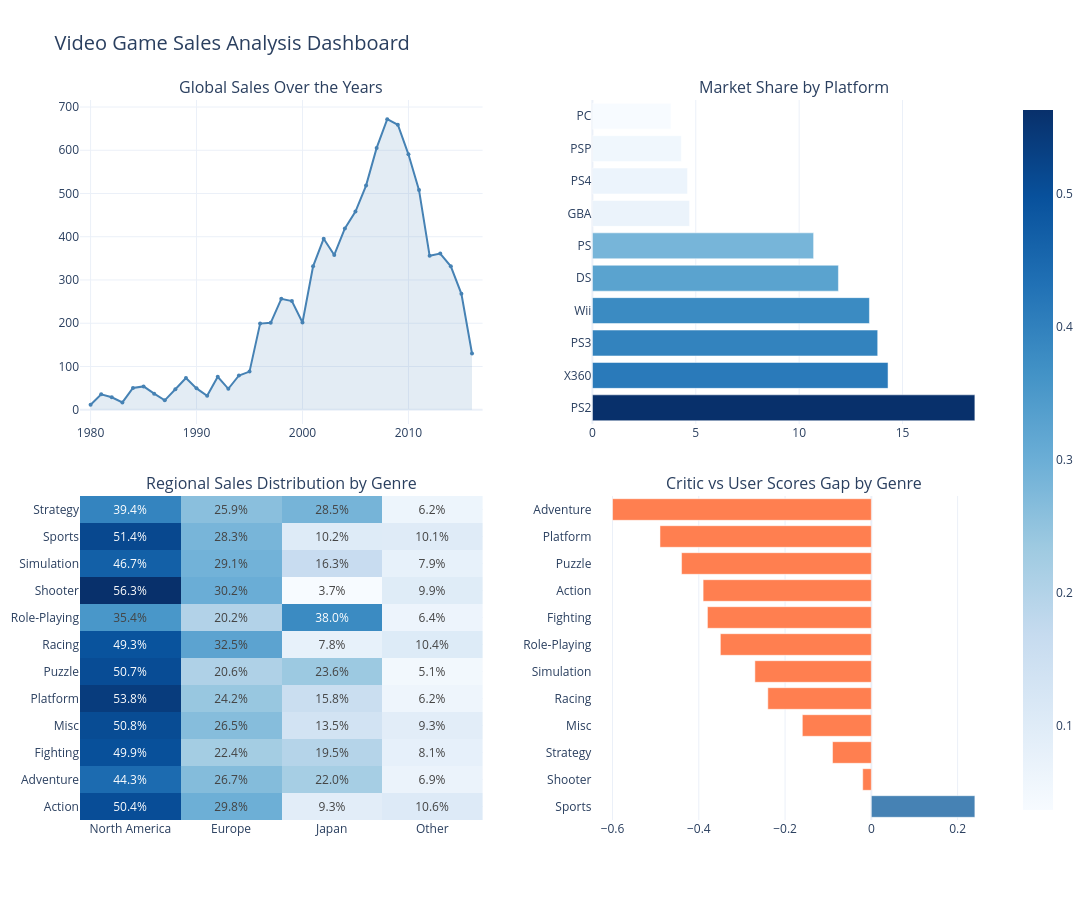

Here is the notebook cell this chart was saved with:
### Code cell
#dashboard 

from plotly.subplots import make_subplots

dashboard = make_subplots(rows=2, cols=2, subplot_titles=(
    "Global Sales Over the Years",
    "Market Share by Platform",
    "Regional Sales Distribution by Genre",
    "Critic vs User Scores Gap by Genre"
),
    horizontal_spacing=0.12,
    vertical_spacing=0.10
)
#plot1
dashboard.add_trace(go.Scatter(
    x=sales_by_year['Year_of_Release'],
    y=sales_by_year['Global_Sales'],
    mode='none',
    fill='tozeroy',
    fillcolor='rgba(70,130,180,0.15)',
    showlegend=False,
    hoverinfo='skip'
), row=1, col=1)

dashboard.add_trace(go.Scatter(
    x=sales_by_year['Year_of_Release'],
    y=sales_by_year['Global_Sales'],
    mode='lines+markers',
    line=dict(color='steelblue', width=2),
    marker=dict(size=4),
    showlegend=False,
    hovertemplate='<b>Año:</b> %{x}<br><b>Ventas:</b> $%{y:.1f}M<extra></extra>'
), row=1, col=1)

#plot2

dashboard.add_trace(go.Bar(
    x=platform_sales['Market_Share'],
    y=platform_sales['Platform'],
    orientation='h',
    marker=dict(color=platform_sales['Market_Share'], colorscale='Blues'),
    hovertemplate='<b>%{y}</b><br>Market Share: %{x:.1f}%<extra></extra>'
), row=1, col=2)

#plot3
dashboard.add_trace(go.Heatmap(
    z=heatmap_normalized.values,
    x=heatmap_normalized.columns.tolist(),
    y=heatmap_normalized.index.tolist(),
    colorscale='Blues',
    text=[[f'{v:.1%}' for v in row] for row in heatmap_normalized.values],
    texttemplate='%{text}',
    hovertemplate='<b>Genre:</b> %{y}<br><b>Region:</b> %{x}<br><b>Sales Share:</b> %{z:.1%}<extra></extra>'
), row=2, col=1)

#plot4
dashboard.add_trace(go.Bar(
    x=genre_scores['Score_Gap'],
    y=genre_scores['Genre'],
    orientation='h',
    marker=dict(
        color=['steelblue' if g > 0 else 'coral' for g in genre_scores['Score_Gap']],
        colorscale='RdBu',
        reversescale=True
    ),
    hovertemplate='<b>Genre:</b> %{y}<br><b>Score Gap:</b> %{x:+.2f}<extra></extra>'
), row=2, col=2)

#layout
dashboard.update_layout(
    title='Video Game Sales Analysis Dashboard',
    title_font_size=20,
    showlegend=False,
    height=900,
    width=1200,
    template='plotly_white',
    shapes=[dict(
        type='line', x0=0, x1=0, y0=-0.5, y1=len(genre_scores) - 0.5,
        line=dict(color='black', width=1)
    )],
    
)
dashboard.update_xaxes(range=[1979, 2017], row=1, col=1)
dashboard.show()

### Figure 1 — Plotly figure (JSON) as saved in the notebook; plotly's stock layout.template omitted (floating-point values rounded to 4 significant figures)
{"data": [{"fill": "tozeroy", "fillcolor": "rgba(70,130,180,0.15)", "hoverinfo": "skip", "mode": "none", "showlegend": false, "type": "scatter", "x": [1980, 1981, 1982, 1983, 1984, 1985, 1986, 1987, 1988, 1989, 1990, 1991, 1992, 1993, 1994, 1995, 1996, 1997, 1998, 1999, 2000, 2001, 2002, 2003, 2004, 2005, 2006, 2007, 2008, 2009, 2010, 2011, 2012, 2013, 2014, 2015, 2016], "xaxis": "x", "y": [11.38, 35.77, 28.86, 16.79, 50.36, 53.94, 37.07, 21.74, 47.22, 73.45, 49.39, 32.23, 76.17, 48.4, 79.18, 88.11, 199.2, 201.0, 256.4, 251.2, 201.6, 331.5, 395.5, 357.8, 419.1, 458.3, 518.2, 605.4, 671.8, 658.9, 590.6, 507.8, 355.8, 361.2, 331.5, 268.1, 130.1], "yaxis": "y"}, {"hovertemplate": "<b>Año:</b> %{x}<br><b>Ventas:</b> $%{y:.1f}M<extra></extra>", "line": {"color": "steelblue", "width": 2}, "marker": {"size": 4}, "mode": "lines+markers", "showlegend": false, "type": "scatter", "x": [1980, 1981, 1982, 1983, 1984, 1985, 1986, 1987, 1988, 1989, 1990, 1991, 1992, 1993, 1994, 1995, 1996, 1997, 1998, 1999, 2000, 2001, 2002, 2003, 2004, 2005, 2006, 2007, 2008, 2009, 2010, 2011, 2012, 2013, 2014, 2015, 2016], "xaxis": "x", "y": [11.38, 35.77, 28.86, 16.79, 50.36, 53.94, 37.07, 21.74, 47.22, 73.45, 49.39, 32.23, 76.17, 48.4, 79.18, 88.11, 199.2, 201.0, 256.4, 251.2, 201.6, 331.5, 395.5, 357.8, 419.1, 458.3, 518.2, 605.4, 671.8, 658.9, 590.6, 507.8, 355.8, 361.2, 331.5, 268.1, 130.1], "yaxis": "y"}, {"hovertemplate": "<b>%{y}</b><br>Market Share: %{x:.1f}%<extra></extra>", "marker": {"color": [18.5, 14.3, 13.8, 13.4, 11.9, 10.7, 4.7, 4.6, 4.3, 3.8], "colorscale": [[0, "rgb(247,251,255)"], [0.125, "rgb(222,235,247)"], [0.25, "rgb(198,219,239)"], [0.375, "rgb(158,202,225)"], [0.5, "rgb(107,174,214)"], [0.625, "rgb(66,146,198)"], [0.75, "rgb(33,113,181)"], [0.875, "rgb(8,81,156)"], [1, "rgb(8,48,107)"]]}, "orientation": "h", "type": "bar", "x": [18.5, 14.3, 13.8, 13.4, 11.9, 10.7, 4.7, 4.6, 4.3, 3.8], "xaxis": "x2", "y": ["PS2", "X360", "PS3", "Wii", "DS", "PS", "GBA", "PS4", "PSP", "PC"], "yaxis": "y2"}, {"colorscale": [[0, "rgb(247,251,255)"], [0.125, "rgb(222,235,247)"], [0.25, "rgb(198,219,239)"], [0.375, "rgb(158,202,225)"], [0.5, "rgb(107,174,214)"], [0.625, "rgb(66,146,198)"], [0.75, "rgb(33,113,181)"], [0.875, "rgb(8,81,156)"], [1, "rgb(8,48,107)"]], "hovertemplate": "<b>Genre:</b> %{y}<br><b>Region:</b> %{x}<br><b>Sales Share:</b> %{z:.1%}<extra></extra>", "text": [["50.4%", "29.8%", "9.3%", "10.6%"], ["44.3%", "26.7%", "22.0%", "6.9%"], ["49.9%", "22.4%", "19.5%", "8.1%"], ["50.8%", "26.5%", "13.5%", "9.3%"], ["53.8%", "24.2%", "15.8%", "6.2%"], ["50.7%", "20.6%", "23.6%", "5.1%"], ["49.3%", "32.5%", "7.8%", "10.4%"], ["35.4%", "20.2%", "38.0%", "6.4%"], ["56.3%", "30.2%", "3.7%", "9.9%"], ["46.7%", "29.1%", "16.3%", "7.9%"], ["51.4%", "28.3%", "10.2%", "10.1%"], ["39.4%", "25.9%", "28.5%", "6.2%"]], "texttemplate": "%{text}", "type": "heatmap", "x": ["North America", "Europe", "Japan", "Other"], "xaxis": "x3", "y": ["Action", "Adventure", "Fighting", "Misc", "Platform", "Puzzle", "Racing", "Role-Playing", "Shooter", "Simulation", "Sports", "Strategy"], "yaxis": "y3", "z": [[0.504, 0.2976, 0.09254, 0.1058], [0.4432, 0.2673, 0.2201, 0.06944], [0.4991, 0.2241, 0.1955, 0.08132], [0.5075, 0.265, 0.1347, 0.09271], [0.5382, 0.2421, 0.158, 0.06173], [0.5066, 0.2061, 0.2362, 0.05111], [0.4932, 0.3246, 0.07781, 0.1044], [0.3539, 0.2019, 0.3804, 0.06377], [0.5627, 0.3015, 0.03687, 0.09892], [0.4668, 0.2908, 0.1635, 0.07891], [0.5141, 0.2831, 0.1018, 0.101], [0.3936, 0.2593, 0.2851, 0.06196]]}, {"hovertemplate": "<b>Genre:</b> %{y}<br><b>Score Gap:</b> %{x:+.2f}<extra></extra>", "marker": {"color": ["steelblue", "coral", "coral", "coral", "coral", "coral", "coral", "coral", "coral", "coral", "coral", "coral"], "colorscale": [[0, "rgb(103,0,31)"], [0.1, "rgb(178,24,43)"], [0.2, "rgb(214,96,77)"], [0.3, "rgb(244,165,130)"], [0.4, "rgb(253,219,199)"], [0.5, "rgb(247,247,247)"], [0.6, "rgb(209,229,240)"], [0.7, "rgb(146,197,222)"], [0.8, "rgb(67,147,195)"], [0.9, "rgb(33,102,172)"], [1, "rgb(5,48,97)"]], "reversescale": true}, "orientation": "h", "type": "bar", "x": [0.24, -0.02, -0.09, -0.16, -0.24, -0.27, -0.35, -0.38, -0.39, -0.44, -0.49, -0.6], "xaxis": "x4", "y": ["Sports", "Shooter", "Strategy", "Misc", "Racing", "Simulation", "Role-Playing", "Fighting", "Action", "Puzzle", "Platform", "Adventure"], "yaxis": "y4"}], "layout": {"annotations": [{"font": {"size": 16}, "showarrow": false, "text": "Global Sales Over the Years", "x": 0.22, "xanchor": "center", "xref": "paper", "y": 1, "yanchor": "bottom", "yref": "paper"}, {"font": {"size": 16}, "showarrow": false, "text": "Market Share by Platform", "x": 0.78, "xanchor": "center", "xref": "paper", "y": 1, "yanchor": "bottom", "yref": "paper"}, {"font": {"size": 16}, "showarrow": false, "text": "Regional Sales Distribution by Genre", "x": 0.22, "xanchor": "center", "xref": "paper", "y": 0.45, "yanchor": "bottom", "yref": "paper"}, {"font": {"size": 16}, "showarrow": false, "text": "Critic vs User Scores Gap by Genre", "x": 0.78, "xanchor": "center", "xref": "paper", "y": 0.45, "yanchor": "bottom", "yref": "paper"}], "height": 900, "shapes": [{"line": {"color": "black", "width": 1}, "type": "line", "x0": 0, "x1": 0, "y0": -0.5, "y1": 11.5}], "showlegend": false, "title": {"font": {"size": 20}, "text": "Video Game Sales Analysis Dashboard"}, "width": 1200, "xaxis": {"anchor": "y", "domain": [0, 0.44], "range": [1979, 2017]}, "xaxis2": {"anchor": "y2", "domain": [0.56, 1]}, "xaxis3": {"anchor": "y3", "domain": [0, 0.44]}, "xaxis4": {"anchor": "y4", "domain": [0.56, 1]}, "yaxis": {"anchor": "x", "domain": [0.55, 1]}, "yaxis2": {"anchor": "x2", "domain": [0.55, 1]}, "yaxis3": {"anchor": "x3", "domain": [0, 0.45]}, "yaxis4": {"anchor": "x4", "domain": [0, 0.45]}}}
